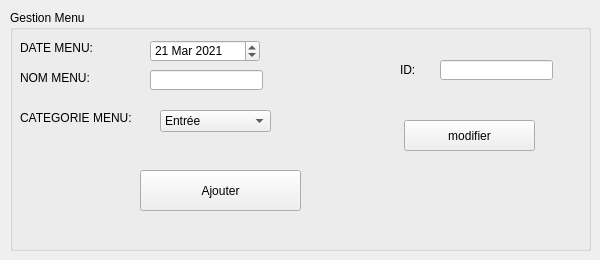
        <widget class="QWidget" name="tab_18">
         <attribute name="title">
          <string>Ajouter</string>
         </attribute>
         <widget class="QGroupBox" name="groupBox_7">
          <property name="geometry">
           <rect>
            <x>10</x>
            <y>10</y>
            <width>581</width>
            <height>241</height>
           </rect>
          </property>
          <property name="title">
           <string>Gestion Menu</string>
          </property>
          <widget class="QLabel" name="label_62">
           <property name="geometry">
            <rect>
             <x>10</x>
             <y>30</y>
             <width>81</width>
             <height>16</height>
            </rect>
           </property>
           <property name="text">
            <string>DATE MENU:</string>
           </property>
          </widget>
          <widget class="QLabel" name="label_63">
           <property name="geometry">
            <rect>
             <x>10</x>
             <y>60</y>
             <width>111</width>
             <height>16</height>
            </rect>
           </property>
           <property name="text">
            <string>NOM MENU:</string>
           </property>
          </widget>
          <widget class="QLabel" name="label_64">
           <property name="geometry">
            <rect>
             <x>10</x>
             <y>100</y>
             <width>121</width>
             <height>16</height>
            </rect>
           </property>
           <property name="text">
            <string>CATEGORIE MENU:</string>
           </property>
          </widget>
          <widget class="QLineEdit" name="lineEdit_25">
           <property name="geometry">
            <rect>
             <x>140</x>
             <y>60</y>
             <width>113</width>
             <height>20</height>
            </rect>
           </property>
          </widget>
          <widget class="QPushButton" name="pushButton_27">
           <property name="geometry">
            <rect>
             <x>130</x>
             <y>160</y>
             <width>161</width>
             <height>41</height>
            </rect>
           </property>
           <property name="text">
            <string>Ajouter</string>
           </property>
          </widget>
          <widget class="QLineEdit" name="lineEdit7_3">
           <property name="geometry">
            <rect>
             <x>430</x>
             <y>50</y>
             <width>113</width>
             <height>20</height>
            </rect>
           </property>
           <property name="text">
            <string/>
           </property>
          </widget>
          <widget class="QPushButton" name="pushButton_28">
           <property name="geometry">
            <rect>
             <x>394</x>
             <y>110</y>
             <width>131</width>
             <height>31</height>
            </rect>
           </property>
           <property name="text">
            <string>modifier</string>
           </property>
          </widget>
          <widget class="QLabel" name="label_65">
           <property name="geometry">
            <rect>
             <x>390</x>
             <y>50</y>
             <width>21</width>
             <height>20</height>
            </rect>
           </property>
           <property name="text">
            <string>ID:</string>
           </property>
          </widget>
          <widget class="QComboBox" name="comboBox_7">
           <property name="geometry">
            <rect>
             <x>150</x>
             <y>100</y>
             <width>111</width>
             <height>22</height>
            </rect>
           </property>
           <item>
            <property name="text">
             <string>Entrée</string>
            </property>
           </item>
           <item>
            <property name="text">
             <string>Suite</string>
            </property>
           </item>
           <item>
            <property name="text">
             <string>Dessert</string>
            </property>
           </item>
           <item>
            <property name="text">
             <string>Boissons</string>
            </property>
           </item>
          </widget>
          <widget class="QDateEdit" name="lineEdit_26">
           <property name="geometry">
            <rect>
             <x>140</x>
             <y>30</y>
             <width>110</width>
             <height>22</height>
            </rect>
           </property>
           <property name="date">
            <date>
             <year>2021</year>
             <month>3</month>
             <day>21</day>
            </date>
           </property>
          </widget>
         </widget>
        </widget>
